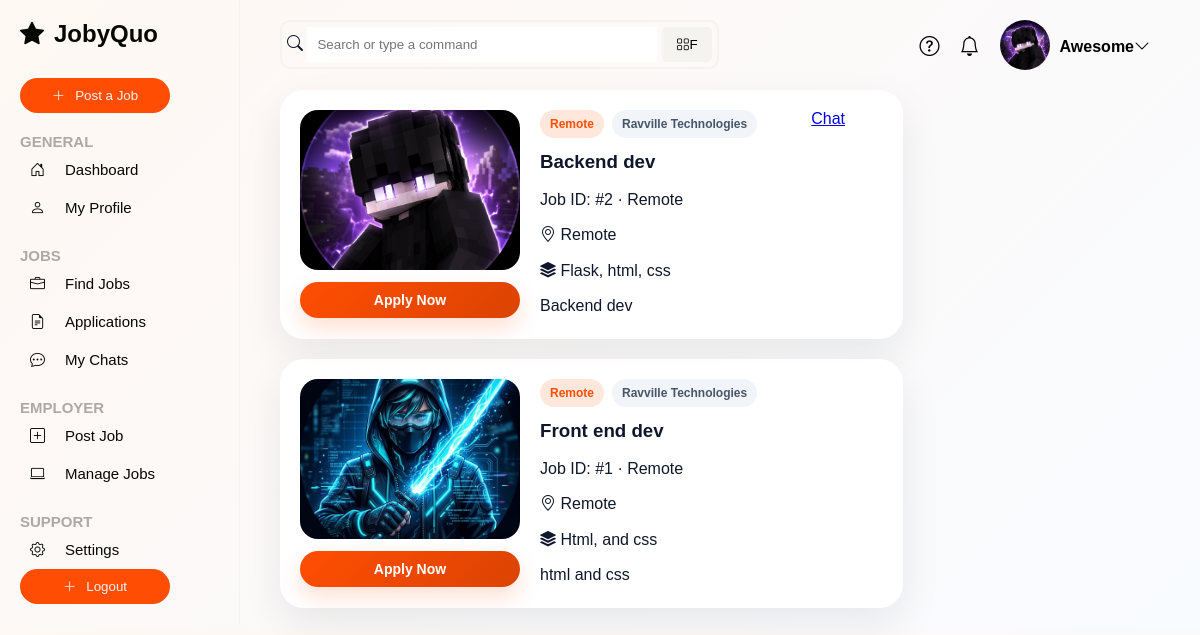
The app's page /main/dashboard (signed in) with its own data.
### main/models.py (models this page shows, shortened)
class Profile(models.Model):
    user = models.OneToOneField(User, on_delete=models.CASCADE)
    profile_pic = models.ImageField(upload_to="profile_pics/", null=True, blank=True)

class JobPost(models.Model):
    JOB_TYPES = [
        ("Full-Time", "Full-Time"),
        ("Part-Time", "Part-Time"),
        ("Remote", "Remote"),
        ("Hybrid", "Hybrid"),
        ("Contract", "Contract"),
        ("Internship", "Internship"),
    ]
    EXP_LEVEL = [
        ("Entry Level", "Entry Level"),
        ("Mid Level", "Mid Level"),
        ("Senior Level", "Senior Level"),
    ]
    user = models.ForeignKey(User, on_delete=models.CASCADE, null=True, blank=True)
    title = models.CharField(max_length=100)
    company = models.CharField(max_length=100)
    type = models.CharField(max_length=20, choices=JOB_TYPES)
    location = models.CharField(max_length=300)
    salary = models.CharField(max_length=100)
    level = models.CharField(max_length=20, choices=EXP_LEVEL)
    skill = models.CharField(max_length=100)
    description = models.TextField()
    image = models.ImageField(upload_to="job_images/", null=True, blank=True)

class ApplyJob(models.Model):
    STATUS_CHOICES = [
        ("pending", "Pending"),
        ("approved", "Approved"),
        ("rejected", "Rejected"),
    ]
    job = models.ForeignKey(JobPost, on_delete=models.CASCADE)
    applicant = models.ForeignKey(User, on_delete=models.CASCADE)
    resume = models.FileField(upload_to="resumes/")
    cover_letter = models.TextField()
    status = models.CharField(max_length=20, choices=STATUS_CHOICES, default="pending")
    applied_date = models.DateTimeField(auto_now_add=True)
    class Meta:
        unique_together = ("job", "applicant")

### main/views.py (the view)
# urls.py: path("dashboard", views.dashboard, name="dashboard"),
@login_required
def dashboard(request):
    jobs = JobPost.objects.all().order_by("-id")
    user = request.user
    defult_profile_pic = user.username[0].upper()
    user_applications = ApplyJob.objects.filter(applicant=request.user).select_related('job') if request.user.is_authenticated else ApplyJob.objects.none()
    return render(request, "main/dashboard.html", {"jobs": jobs, "user": user, "defult_profile_pic": defult_profile_pic, "user_applications": user_applications})

### templates/main/dashboard.html (shortened to what this page needs)
{% extends 'main/base.html' %}
{% block content %}
  <div class="job_list">
    <div class="jobs">
      {% for job in jobs %}
        <article class="job_card">
          <div class="job_media_block">
            {% if job.image %}
              <img class="job-card-image" src="{{ job.image.url }}" alt="{{ job.title }}" />
            {% else %}
              <div class="job-card-image placeholder-image">
                <i class="bi bi-briefcase"></i>
              </div>
            {% endif %}
            {% if job.user != user %}
              <a href="{% url 'apply' %}?job_id={{ job.id }}" class="job-apply-btn">Apply Now</a>
            {% endif %}
          </div>
          <div class="job_card_body">
            <div class="job_info">
              <div class="job_meta">
                <span class="job-chip">{{ job.type }}</span>
                <span class="job-chip muted">{{ job.company }}</span>
              </div>
              <h3>{{ job.title }}</h3>
              <p class="text-muted mb-1">Job ID: #{{ job.id }} · {{ job.location }}</p>
              <span class="location"><i class="bi bi-geo-alt"></i> {{ job.location }}</span>
              <span class="skills"><i class="bi bi-stack"></i> {{ job.skill }}</span>
              <p class="description">{{ job.description }}</p>
            </div>
            <div class="job_actions">
              {% if job.user != user %}
                {% for app in user_applications %}
                  {% if app.job.id == job.id and app.status == 'approved' %}
                    <a href="{% url 'chat_room' app.id %}" class="btn btn-sm btn-success ms-2">Chat</a>
                  {% endif %}
                {% endfor %}
              {% endif %}
            </div>
          </div>
        </article>
      {% endfor %}
    </div>
  </div>
{% endblock %}

### templates/main/base.html (shortened to what this page needs)
{% load static %}
<!DOCTYPE html>
<html lang="en">
  <head>
    <link rel="stylesheet" href="{% static 'css/main.css' %}" />
    <link rel="stylesheet" href="{% static 'css/bootstrap-icons/bootstrap-icons.css' %}" />
  </head>
  <body>
    <header class="sideBar">
      <div class="logo">
        <h2><i class="bi bi-star-fill"></i><span class="logo_txt">JobyQuo</span></h2>
      </div>
      <a href="{% url 'post_job' %}"><button><i class="bi bi-plus-lg"></i><span class="add">Post a Job</span></button></a>
      <div class="side_links">
        <h4>General</h4>
        <a href="{% url 'dashboard' %}"><i class="bi bi-house-door"></i><span class="txt">Dashboard</span></a>
        <a href="{% url 'profile' %}"><i class="bi bi-person"></i><span class="txt">My Profile</span></a>
        <h4>Jobs</h4>
        <a href="{% url 'dashboard' %}"><i class="bi bi-briefcase"></i><span class="txt">Find Jobs</span></a>
        <a href="{% url 'my_applicants' %}"><i class="bi bi-file-earmark-text"></i><span class="txt">Applications</span></a>
        <a href="{% url 'my_chats' %}"><i class="bi bi-chat-dots"></i><span class="txt">My Chats</span></a>
        <h4>Employer</h4>
        <a href="{% url 'post_job' %}"><i class="bi bi-plus-square"></i><span class="txt">Post Job</span></a>
        <a href="{% url 'manage_job' %}"><i class="bi bi-laptop"></i><span class="txt">Manage Jobs</span></a>
        <h4>Support</h4>
        <a href="{% url 'profile' %}"><i class="bi bi-gear"></i><span class="txt">Settings</span></a>
      </div>
      <a href="{% url 'logout' %}"><button><i class="bi bi-plus-lg"></i><span class="add">Logout</span></button></a>
    </header>
    <main>
      <div class="navbar">
        <div class="searchBar">
          <i class="bi bi-search"></i>
          <input type="text" placeholder="Search or type a command" />
          <button><i class="bi bi-grid"></i>F</button>
        </div>
        <div class="right">
          <div class="actions">
            <a href=""><i class="bi-question-circle"></i></a>
            <div id="notifications" hx-get="{% url 'notifications' %}" hx-trigger="load, every 5s" hx-swap="outerHTML">
              {% include 'main/_notifications.html' %}
            </div>
          </div>
          <a href="{% url 'profile' %}">
            <div class="profile">
              <div class="pic">
                {% if user.profile.profile_pic %}
                  <img src="{{ user.profile.profile_pic.url }}" alt="Profile Picture" />
                {% else %}
                  <h3>{{ user.username|first|upper }}</h3>
                {% endif %}
              </div>
              <div class="name">
                <h4>{{ user.username }}<i class="bi bi-chevron-down"></i></h4>
              </div>
            </div>
          </a>
        </div>
      </div>
      {% block content %}
      {% endblock %}
    </main>
  </body>
</html>

### templates/main/_notifications.html (shortened to what this page needs)
<a hx-get="{% url 'notifications' %}" href="#" class="position-relative" hx-trigger="load, every 5s" hx-swap="outerHTML">
  <i class="bi bi-bell" style="font-size: 20px;"></i>
</a>

### static/css/main.css (style rules this page uses)
* { padding: 0; margin: 0; font-family: sans-serif; box-sizing: border-box; }
:root { --primary: #FF4E03; --primary-dark: #DB4302; --muted: #F5F3F0; --accent: #10B981; --card-bg: #ffffff; }
body { display: flex; overflow-x: hidden; background: linear-gradient(135deg, #fff8f3 0%, #f8fbff 100%); color: #0f172a; }
.sideBar { display: flex; flex-direction: column; width: 20%; border-right: 1px solid rgb(245, 243, 240); padding: 20px; position: fixed; left: 0; }
.logo { padding-bottom: 30px; }
.logo i { padding-right: 10px; }
.logo h2 { color: rgb(7, 8, 2); }
.sideBar button { background: rgb(255, 78, 3); border: none; color: rgb(245, 243, 240); padding: 10px 20px; border-radius: 50px; width: 150px; font-weight: 100; cursor: pointer; }
.sideBar button i { padding-right: 10px; }
.sideBar .side_links { line-height: 1.2; display: flex; flex-direction: column; }
.sideBar .side_links h4 { text-transform: uppercase; color: rgba(37, 37, 37, 0.377); font-weight: 600; font-size: 15px; padding-top: 20px; }
.sideBar .side_links a { text-decoration: none; padding: 10px; color: rgb(7, 8, 2); font-size: 15px; transition: 0.5s; }
.sideBar .side_links a i { padding-right: 20px; }
main { padding-left: 260px; }
main .navbar { display: flex; padding: 20px; }
main .navbar .searchBar { border: 2px solid rgb(245, 243, 240); position: absolute; padding: 5px; border-radius: 10px; align-items: center; }
main .navbar .searchBar input { width: 350px; padding: 10px; border: none; outline: none; }
main .navbar .searchBar button { padding: 10px; background: rgb(245, 243, 240); border: none; border-radius: 5px; width: 50px; }
main .navbar .right { position: absolute; right: 0; }
main .navbar .actions a { font-size: 20px; color: rgb(102, 102, 102); text-decoration: none; }
main .navbar .right { display: flex; }
main .navbar .right .actions { padding-right: 20px; display: flex; gap: 10px; align-items: center; }
main .navbar .right a { text-decoration: none; color: #000; }
main .navbar .right .profile { display: flex; align-items: center; gap: 10px; cursor: pointer; }
main .navbar .right .profile .pic { color: rgb(250, 247, 240); border-radius: 50%; }
main .navbar .right .profile .pic img { height: 50px; width: 50px; border-radius: 50%; }
main .navbar .right .profile .name { display: flex; padding-right: 50px; }
main .job_list { padding: 20px; margin-top: 30px; width: min(1120px, 100%); }
main .job_list .jobs { display: grid; gap: 20px; }
.job_card { display: flex; gap: 20px; padding: 20px; border-radius: 24px; background: rgba(255, 255, 255, 0.96); box-shadow: 0 16px 40px rgba(15, 23, 42, 0.08); overflow: hidden; }
.job_media_block { display: flex; flex-direction: column; gap: 12px; width: 220px; flex-shrink: 0; }
.job-card-image { width: 100%; height: 160px; object-fit: cover; border-radius: 18px; }
.job-apply-btn { display: inline-flex; align-items: center; justify-content: center; padding: 10px 14px; border-radius: 999px; background: linear-gradient(135deg, var(--primary) 0%, var(--primary-dark) 100%); color: #fff; text-decoration: none; font-weight: 700; font-size: 14px; box-shadow: 0 10px 22px rgba(255, 78, 3, 0.18); transition: transform 0.2s ease, box-shadow 0.2s ease; }
.job_card_body { display: flex; justify-content: space-between; gap: 16px; width: 100%; }
.job_info { display: flex; flex-direction: column; gap: 8px; line-height: 1.7; }
.job_meta { display: flex; gap: 8px; flex-wrap: wrap; }
.job-chip { background: #ffe8db; color: var(--primary); border-radius: 999px; padding: 4px 10px; font-size: 12px; font-weight: 700; }
.job-chip.muted { background: #f1f5f9; color: #475569; }
.job_actions { display: flex; flex-direction: column; gap: 10px; align-items: flex-start; }
.job_actions .btn, .job_actions .save { min-width: 110px; text-align: center; }

### records on screen
JobPost: image (picture), type "Remote", company "Ravville Technologies", title "Backend dev", id "2", location "Remote", skill "Flask, html, css", description "Backend dev"
ApplyJob: status "Chat"
JobPost: image (picture), type "Remote", company "Ravville Technologies", title "Front end dev", id "1", location "Remote", skill "Html, and css", description "html and css"

### other values on screen
{{ user.username }} "Awesome"
